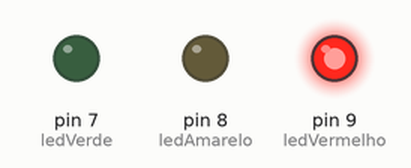
This sketch was run on a simulated Arduino Uno, built with avr-gcc and run on an emulated ATmega328P. Parts: output pins drawn as LEDs (lit = HIGH).

Above: at 1.5 s.
At 4.5 s:
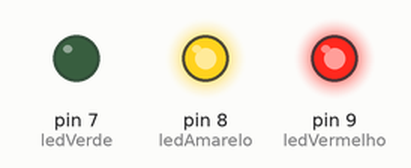
At 8.5 s:
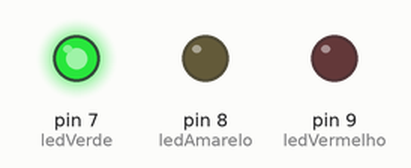
At 12.0 s:
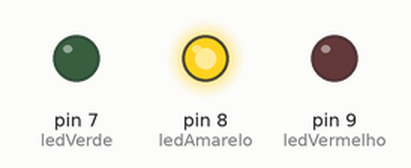
Timing chart, 0 to 16.9 s (numbered marks = the images above):
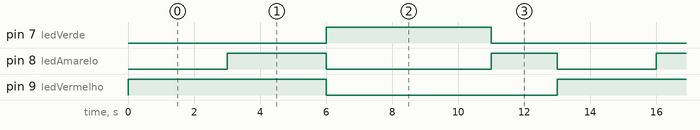

The sketch:

semaforo.ino
```cpp
const int ledVermelho = 9;
const int ledAmarelo = 8;
const int ledVerde = 7;
void setup()
{
  pinMode(ledVermelho, OUTPUT);
  pinMode(ledAmarelo, OUTPUT);
  pinMode(ledVerde, OUTPUT);
}

void loop()
{

	digitalWrite(ledVermelho,HIGH);
  	delay(3000);
	digitalWrite(ledAmarelo,HIGH);
  	delay(3000);
	digitalWrite(ledVermelho,LOW);
  	digitalWrite(ledAmarelo,LOW);
	digitalWrite(ledVerde,HIGH);
  	delay(5000);
	digitalWrite(ledAmarelo,HIGH);
	digitalWrite(ledVerde,LOW);
	delay(2000);
	digitalWrite(ledAmarelo,LOW);
}
```

Measured:
- by itself, pin 7 (ledVerde): alternates HIGH for 5.0 s and LOW for 8.0 s
- by itself, pin 8 (ledAmarelo): repeats every 13.0 s: LOW 5.0 s, HIGH 2.0 s, LOW 3.0 s, HIGH 3.0 s
- by itself, pin 9 (ledVermelho): alternates HIGH for 6.0 s and LOW for 7.0 s
